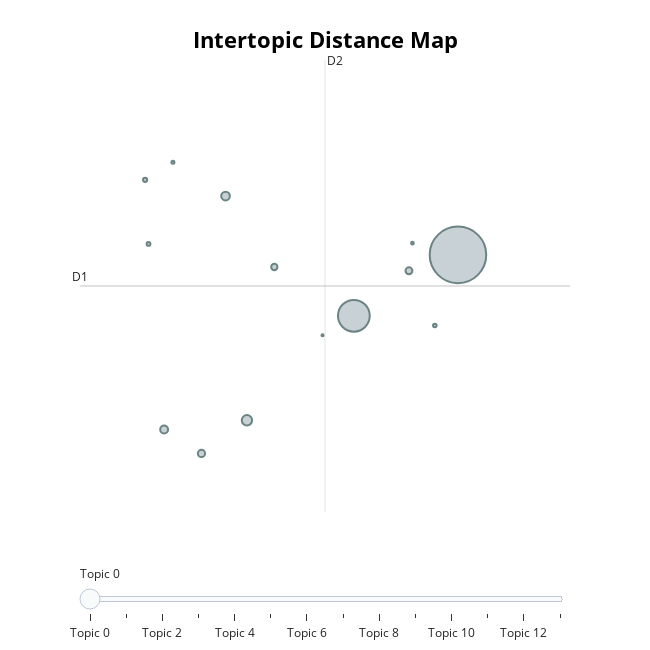

The cell this chart's notebook holds for it:
### Markdown cell above
#### Visualizando a distância entre os tópicos

### Code cell
topic_model.visualize_topics()

### Figure 1 — Plotly figure (JSON) as saved in the notebook; plotly's stock layout.template omitted (floating-point values rounded to 4 significant figures)
{"data": [{"customdata": [[0, "de carga descarga | livre de descarga | livre de carga | carga descarga carregamento | de carga", 7328], [1, "carga paletizada | paletes livre de | de carga descarga | paletizado livre | carga descarga peso", 2309], [2, "valor do frete | valor frete | valor do | 6000 valor | 100000 valor", 247], [3, "vrzea grande mt | mg vrzea grande | vrzea grande | grande mt | grande mt barra", 173], [4, "ba 70m3 70m | ba 105m | ba 70m3 | ba 100 6m | ba 105m 9686kg", 144], [5, "caixa 400x400x200 medidas | 50 caixas 37x37x17cm | caixa 35x68x80 | caixas 030x026x026 | caixa 35x68x80 cm", 120], [6, "truck bau ou | truck bau sider | truck sider bau | sider truck bau | bau sider truck", 107], [7, "tag sem parar | sem parar tag | tag sem para | tag do sem | possuir tag sem", 91], [8, "antt cpf | antt cpf antt | antt cpf regies | ararassp antt cpf | antt cpf carregar", 41], [9, "sascar ou onixsat | onixsat rastreador sascar | onixsat sascar omnilink | ou onixsat rastreador | onixsat necessrio rastreador", 32], [10, "peas de metros | largura peas de | segunda feira peas | fertilizantes carrega em | peas de", 29], [11, "obs agenda 12012024 | obs agenda 10012024 | agenda 12012024 obs | obs agenda 20112023 | 12012024 obs agenda", 21], [12, "odor sem furo | odor impecavel sem | odor impecvel sem | furo sem odor | sem odor impecavel", 16], [13, "02 cargas rodotrem | cargas 02 cargas | cargas 02 | 02 cargas | liberado cargas 02", 11]], "hovertemplate": "<b>Topic %{customdata[0]}</b><br>%{customdata[1]}<br>Size: %{customdata[2]}", "legendgroup": "", "marker": {"color": "#B0BEC5", "line": {"color": "DarkSlateGrey", "width": 2}, "size": [7328, 2309, 247, 173, 144, 120, 107, 91, 41, 32, 29, 21, 16, 11], "sizemode": "area", "sizeref": 4.58, "symbol": "circle"}, "mode": "markers", "name": "", "orientation": "v", "showlegend": false, "type": "scatter", "x": [3.754, 3.231, 2.694, 2.586, 2.277, 2.465, 3.508, 2.831, 2.182, 2.199, 3.638, 2.322, 3.525, 3.074], "xaxis": "x", "y": [13.15, 11.79, 9.455, 14.46, 9.25, 8.717, 12.79, 12.88, 14.82, 13.39, 11.57, 15.21, 13.41, 11.35], "yaxis": "y"}], "layout": {"annotations": [{"showarrow": false, "text": "D1", "x": 1.855, "y": 12.45, "yshift": 10}, {"showarrow": false, "text": "D2", "x": 3.086, "xshift": 10, "y": 17.49}], "height": 650, "hoverlabel": {"bgcolor": "white", "font": {"family": "Rockwell", "size": 16}}, "legend": {"itemsizing": "constant", "tracegroupgap": 0}, "margin": {"t": 60}, "shapes": [{"line": {"color": "#CFD8DC", "width": 2}, "type": "line", "x0": 3.086, "x1": 3.086, "y0": 7.409, "y1": 17.49}, {"line": {"color": "#9E9E9E", "width": 2}, "type": "line", "x0": 1.855, "x1": 4.317, "y0": 12.45, "y1": 12.45}], "sliders": [{"active": 0, "pad": {"t": 50}, "steps": [{"args": [{"marker.color": [["red", "#B0BEC5", "#B0BEC5", "#B0BEC5", "#B0BEC5", "#B0BEC5", "#B0BEC5", "#B0BEC5", "#B0BEC5", "#B0BEC5", "#B0BEC5", "#B0BEC5", "#B0BEC5", "#B0BEC5"]]}], "label": "Topic 0", "method": "update"}, {"args": [{"marker.color": [["#B0BEC5", "red", "#B0BEC5", "#B0BEC5", "#B0BEC5", "#B0BEC5", "#B0BEC5", "#B0BEC5", "#B0BEC5", "#B0BEC5", "#B0BEC5", "#B0BEC5", "#B0BEC5", "#B0BEC5"]]}], "label": "Topic 1", "method": "update"}, {"args": [{"marker.color": [["#B0BEC5", "#B0BEC5", "red", "#B0BEC5", "#B0BEC5", "#B0BEC5", "#B0BEC5", "#B0BEC5", "#B0BEC5", "#B0BEC5", "#B0BEC5", "#B0BEC5", "#B0BEC5", "#B0BEC5"]]}], "label": "Topic 2", "method": "update"}, {"args": [{"marker.color": [["#B0BEC5", "#B0BEC5", "#B0BEC5", "red", "#B0BEC5", "#B0BEC5", "#B0BEC5", "#B0BEC5", "#B0BEC5", "#B0BEC5", "#B0BEC5", "#B0BEC5", "#B0BEC5", "#B0BEC5"]]}], "label": "Topic 3", "method": "update"}, {"args": [{"marker.color": [["#B0BEC5", "#B0BEC5", "#B0BEC5", "#B0BEC5", "red", "#B0BEC5", "#B0BEC5", "#B0BEC5", "#B0BEC5", "#B0BEC5", "#B0BEC5", "#B0BEC5", "#B0BEC5", "#B0BEC5"]]}], "label": "Topic 4", "method": "update"}, {"args": [{"marker.color": [["#B0BEC5", "#B0BEC5", "#B0BEC5", "#B0BEC5", "#B0BEC5", "red", "#B0BEC5", "#B0BEC5", "#B0BEC5", "#B0BEC5", "#B0BEC5", "#B0BEC5", "#B0BEC5", "#B0BEC5"]]}], "label": "Topic 5", "method": "update"}, {"args": [{"marker.color": [["#B0BEC5", "#B0BEC5", "#B0BEC5", "#B0BEC5", "#B0BEC5", "#B0BEC5", "red", "#B0BEC5", "#B0BEC5", "#B0BEC5", "#B0BEC5", "#B0BEC5", "#B0BEC5", "#B0BEC5"]]}], "label": "Topic 6", "method": "update"}, {"args": [{"marker.color": [["#B0BEC5", "#B0BEC5", "#B0BEC5", "#B0BEC5", "#B0BEC5", "#B0BEC5", "#B0BEC5", "red", "#B0BEC5", "#B0BEC5", "#B0BEC5", "#B0BEC5", "#B0BEC5", "#B0BEC5"]]}], "label": "Topic 7", "method": "update"}, {"args": [{"marker.color": [["#B0BEC5", "#B0BEC5", "#B0BEC5", "#B0BEC5", "#B0BEC5", "#B0BEC5", "#B0BEC5", "#B0BEC5", "red", "#B0BEC5", "#B0BEC5", "#B0BEC5", "#B0BEC5", "#B0BEC5"]]}], "label": "Topic 8", "method": "update"}, {"args": [{"marker.color": [["#B0BEC5", "#B0BEC5", "#B0BEC5", "#B0BEC5", "#B0BEC5", "#B0BEC5", "#B0BEC5", "#B0BEC5", "#B0BEC5", "red", "#B0BEC5", "#B0BEC5", "#B0BEC5", "#B0BEC5"]]}], "label": "Topic 9", "method": "update"}, {"args": [{"marker.color": [["#B0BEC5", "#B0BEC5", "#B0BEC5", "#B0BEC5", "#B0BEC5", "#B0BEC5", "#B0BEC5", "#B0BEC5", "#B0BEC5", "#B0BEC5", "red", "#B0BEC5", "#B0BEC5", "#B0BEC5"]]}], "label": "Topic 10", "method": "update"}, {"args": [{"marker.color": [["#B0BEC5", "#B0BEC5", "#B0BEC5", "#B0BEC5", "#B0BEC5", "#B0BEC5", "#B0BEC5", "#B0BEC5", "#B0BEC5", "#B0BEC5", "#B0BEC5", "red", "#B0BEC5", "#B0BEC5"]]}], "label": "Topic 11", "method": "update"}, {"args": [{"marker.color": [["#B0BEC5", "#B0BEC5", "#B0BEC5", "#B0BEC5", "#B0BEC5", "#B0BEC5", "#B0BEC5", "#B0BEC5", "#B0BEC5", "#B0BEC5", "#B0BEC5", "#B0BEC5", "red", "#B0BEC5"]]}], "label": "Topic 12", "method": "update"}, {"args": [{"marker.color": [["#B0BEC5", "#B0BEC5", "#B0BEC5", "#B0BEC5", "#B0BEC5", "#B0BEC5", "#B0BEC5", "#B0BEC5", "#B0BEC5", "#B0BEC5", "#B0BEC5", "#B0BEC5", "#B0BEC5", "red"]]}], "label": "Topic 13", "method": "update"}]}], "title": {"font": {"color": "Black", "size": 22}, "text": "<b>Intertopic Distance Map</b>", "x": 0.5, "xanchor": "center", "y": 0.95, "yanchor": "top"}, "width": 650, "xaxis": {"anchor": "y", "domain": [0, 1], "range": [1.855, 4.317], "title": {"text": ""}, "type": "linear", "visible": false}, "yaxis": {"anchor": "x", "domain": [0, 1], "range": [7.409, 17.49], "title": {"text": ""}, "type": "linear", "visible": false}}}
